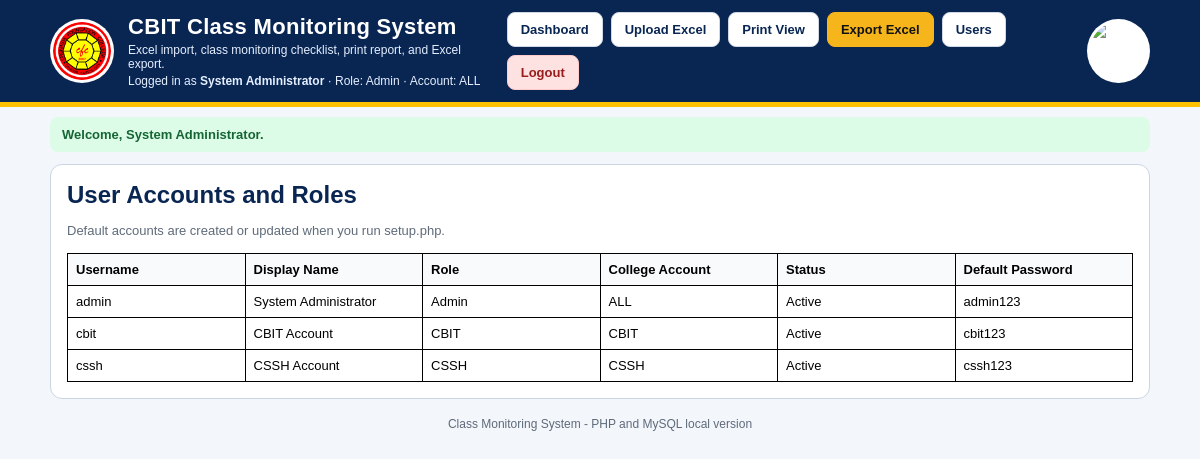
/users.php (signed in), run on the app's committed database.
### tables this page shows
CREATE TABLE IF NOT EXISTS users (
  id INT UNSIGNED AUTO_INCREMENT PRIMARY KEY,
  username VARCHAR(80) NOT NULL UNIQUE,
  display_name VARCHAR(160) NOT NULL DEFAULT '',
  password_hash VARCHAR(255) NOT NULL,
  role VARCHAR(50) NOT NULL DEFAULT 'Coordinator',
  college_account VARCHAR(20) NOT NULL DEFAULT 'CBIT',
  is_active TINYINT(1) NOT NULL DEFAULT 1,
  created_at TIMESTAMP NOT NULL DEFAULT CURRENT_TIMESTAMP,
  updated_at TIMESTAMP NOT NULL DEFAULT CURRENT_TIMESTAMP ON UPDATE CURRENT_TIMESTAMP,
  INDEX idx_users_college (college_account),
  INDEX idx_users_role (role)
);

### includes/db.php (called while the page is built, shortened)
<?php
function db(): PDO
{
    static $pdo = null;
    if ($pdo instanceof PDO) {
        return $pdo;
    }
    $dsn = 'mysql:host=' . DB_HOST . ';dbname=' . DB_NAME . ';charset=' . DB_CHARSET;
    $options = [
        PDO::ATTR_ERRMODE => PDO::ERRMODE_EXCEPTION,
        PDO::ATTR_DEFAULT_FETCH_MODE => PDO::FETCH_ASSOC,
        PDO::ATTR_EMULATE_PREPARES => false,
    ];
    try {
        $pdo = new PDO($dsn, DB_USER, DB_PASS, $options);
        return $pdo;
    } catch (PDOException $e) {
        http_response_code(500);
        echo '<!doctype html><html><head><meta charset="utf-8"><title>Database Error</title>';
        echo '<style>body{font-family:Arial,sans-serif;background:#f6f8fb;padding:40px;color:#13233a}.box{max-width:850px;margin:auto;background:white;border-radius:16px;padding:28px;box-shadow:0 10px 30px rgba(0,0,0,.08)}code{background:#eef2f7;padding:2px 6px;border-radius:6px}</style></head><body><div class="box">';
        echo '<h2>Database connection failed</h2>';
        echo '<p>Please create/import the database first, then check <code>includes/config.php</code>.</p>';
        echo '<p><b>Suggested fix:</b> open phpMyAdmin and import <code>database/install.sql</code>, or create database <code>' . htmlspecialchars(DB_NAME) . '</code> then open <code>setup.php</code>.</p>';
        echo '<p><b>Technical message:</b> ' . htmlspecialchars($e->getMessage()) . '</p>';
        echo '</div></body></html>';
        exit;
    }
}

### users.php (the view, shortened to what this page needs)
<?php
require_once __DIR__ . '/includes/db.php';
require_once __DIR__ . '/includes/layout.php';
$stmt = db()->query('SELECT username, display_name, role, college_account, is_active FROM users ORDER BY id ASC');
$users = $stmt->fetchAll();
render_page_header('Users - ' . APP_NAME);
?>
<section class="card">
    <h2 class="card-title">User Accounts and Roles</h2>
    <p class="helper">Default accounts are created or updated when you run setup.php.</p>
    <div class="table-wrap">
        <table class="monitoring-table users-table">
            <thead><tr><th>Username</th><th>Display Name</th><th>Role</th><th>College Account</th><th>Status</th><th>Default Password</th></tr></thead>
            <tbody>
            <?php foreach ($users as $u):
                $defaultPassword = '';
                if ($u['username'] === 'admin') $defaultPassword = 'admin123';
                if ($u['username'] === 'cbit') $defaultPassword = 'cbit123';
                if ($u['username'] === 'cssh') $defaultPassword = 'cssh123';
            ?>
                <tr>
                    <td><?= h($u['username']) ?></td>
                    <td><?= h($u['display_name']) ?></td>
                    <td><?= h($u['role']) ?></td>
                    <td><?= h($u['college_account']) ?></td>
                    <td><?= ((int)$u['is_active'] === 1) ? 'Active' : 'Inactive' ?></td>
                    <td><?= h($defaultPassword) ?></td>
                </tr>
            <?php endforeach; ?>
            </tbody>
        </table>
    </div>
</section>
<?php render_page_footer(); ?>

### includes/layout.php (shortened to what this page needs)
<?php
require_once __DIR__ . '/functions.php';
function render_page_header(string $title = APP_NAME): void
{
    $user = auth_user();
    $college = $user ? active_college_for_request($_GET) : 'CBIT';
    $profile = college_profile($college === 'ALL' ? 'CBIT' : $college);
    ?>
<!doctype html>
<html lang="en">
<head>
    <link rel="stylesheet" href="assets/style.css">
</head>
<body class="college-<?= h(strtolower($profile['key'])) ?>" style="--header-color: <?= h($profile['header_color']) ?>;">
<header class="topbar no-print" style="--header-color: <?= h($profile['header_color']) ?>;">
    <div class="topbar-inner">
        <img class="logo" src="assets/img/cfc_logo.png" alt="CFCI Logo">
        <div class="brand">
            <h1><?= h(APP_NAME) ?></h1>
            <p>Excel import, class monitoring checklist, print report, and Excel export.</p>
            <?php if ($user): ?><p class="user-line">Logged in as <b><?= h($user['display_name'] ?: $user['username']) ?></b> · Role: <?= h($user['role']) ?> · Account: <?= h($user['college_account']) ?></p><?php endif; ?>
        </div>
        <?php if ($user): ?>
        <nav class="nav">
            <a class="btn btn-outline" href="index.php">Dashboard</a>
            <a class="btn btn-outline" href="upload.php">Upload Excel</a>
            <a class="btn btn-outline" href="print.php" target="_blank">Print View</a>
            <a class="btn btn-gold" href="export.php">Export Excel</a>
            <?php if (user_is_admin()): ?><a class="btn btn-outline" href="users.php">Users</a><?php endif; ?>
            <a class="btn btn-danger" href="logout.php">Logout</a>
        </nav>
        <?php endif; ?>
        <img class="logo" src="<?= h($profile['logo']) ?>" alt="<?= h($profile['label']) ?> Logo">
    </div>
</header>
<main class="container">
<?php flash_render(); ?>
    <?php
}
function render_page_footer(): void
{
    ?>
    <p class="footer-note no-print">Class Monitoring System - PHP and MySQL local version</p>
</main>
</body>
</html>
    <?php
}
    ?>

### includes/functions.php (shortened to what this page needs)
<?php
function h($value): string
{
    return htmlspecialchars((string)($value ?? ''), ENT_QUOTES, 'UTF-8');
}
function flash_render(): void
{
    foreach ($_SESSION['flash'] as $item) {
        $type = $item['type'] ?? 'info';
        $message = $item['message'] ?? '';
        echo '<div class="alert alert-' . h($type) . '">' . h($message) . '</div>';
    }
}
function college_profiles(): array
{
    return [
        'CBIT' => [
            'key' => 'CBIT',
            'label' => 'CBIT',
            'college_name' => 'COLLEGE OF BUSINESS AND INFORMATION TECHNOLOGY',
            'monitoring_title' => 'CBIT CLASS MONITORING',
            'header_color' => '#ffc000',
            'logo' => 'assets/img/cbit_logo.p   ng',
        ],
        'CSSH' => [
            'key' => 'CSSH',
            'label' => 'CSSH',
            'college_name' => 'COLLEGE OF SOCIAL SCIENCES AND HUMANITIES',
            'monitoring_title' => 'CSSH CLASS MONITORING',
            'header_color' => '#6d28d9',
            'logo' => 'assets/img/cssh_logo.svg',
        ],
    ];
}
function normalize_college_key($value): string
{
    $key = strtoupper(clean_text($value));
    return array_key_exists($key, college_profiles()) ? $key : 'CBIT';
}
function college_profile(string $key = ''): array
{
    $profiles = college_profiles();
    $key = normalize_college_key($key ?: 'CBIT');
    return $profiles[$key];
}
function auth_user(): ?array
{
    return $_SESSION['user'] ?? null;
}
function user_is_admin(): bool
{
    $user = auth_user();
    return $user && strtoupper($user['role'] ?? '') === 'ADMIN';
}
function current_user_college(): string
{
    $user = auth_user();
    $college = strtoupper(clean_text($user['college_account'] ?? 'CBIT'));
    if ($college === 'ALL') return 'ALL';
    return normalize_college_key($college);
}
function active_college_for_request(array $source = []): string
{
    $userCollege = current_user_college();
    $requested = strtoupper(clean_text($source['college'] ?? 'CBIT'));
    return normalize_college_key($requested);
}
function clean_text($value): string
{
    $text = trim((string)$value);
    $text = preg_replace('/\s+/u', ' ', $text);
    return $text ?? '';
}

### assets/style.css (style rules this page uses)
:root { --navy:#0b2b5b; --blue:#2563eb; --gold:#ffc000; --bg:#f3f6fb; --text:#000; --muted:#5f6b7a; --line:#cbd5e1; --danger:#b91c1c; }
* { box-sizing:border-box }
body { margin:0;background:var(--bg);font-family:Arial,Helvetica,sans-serif;color:var(--text) }
a { text-decoration:none;color:var(--blue) }
.container { max-width:1120px;margin:0 auto;padding:10px }
.topbar { background:#092653;color:white;border-bottom:5px solid var(--gold) }
.topbar-inner { max-width:1120px;margin:0 auto;padding:12px 10px;display:flex;align-items:center;gap:14px }
.logo { width:64px;height:64px;object-fit:contain;background:white;border-radius:50%;padding:3px }
.brand h1 { margin:0;font-size:22px;letter-spacing:.3px }
.brand p { margin:3px 0 0;color:#e5efff;font-size:12px }
.nav { margin-left:auto;display:flex;gap:8px;flex-wrap:wrap }
.btn { border:1px solid #cfd8e3;border-radius:8px;padding:9px 13px;font-size:13px;font-weight:700;cursor:pointer;background:white;color:#0b2b5b;display:inline-flex;align-items:center;justify-content:center }
.btn-gold { background:#f5b51b;color:#111;border-color:#f5b51b }
.btn-danger { background:#fee2e2;color:#991b1b;border-color:#fecaca }
.btn-outline { background:#fff;color:#092653 }
.alert { padding:10px 12px;border-radius:8px;margin-bottom:10px;font-weight:700;font-size:13px }
.alert-success { background:#dcfce7;color:#166534 }
.card { background:white;border:1px solid var(--line);border-radius:12px;padding:16px;margin:12px 0 }
.card-title { margin:0 0 10px;color:#092653 }
.helper { font-size:13px;color:var(--muted);line-height:1.4 }
.footer-note { text-align:center;color:var(--muted);font-size:12px;margin:18px 0 }
.table-wrap { overflow:auto;background:white }
.monitoring-table th,.monitoring-table td { border:1px solid #000;padding:4px;font-size:11px }
.monitoring-table th { text-align:center;font-weight:900 }
.monitoring-table { border-collapse:collapse;width:100%;table-layout:fixed;background:white }
.users-table { min-width:720px }
.users-table th,.users-table td { font-size:13px;padding:8px;text-align:left }
.users-table th { text-align:left;background:#f8fafc }

### data on the page
users: display_name "System Administrator", role "Admin", college_account "ALL", username "admin", is_active "Active", username "admin123"
users: username "cbit", display_name "CBIT Account", role "CBIT", college_account "CBIT", is_active "Active", username "cbit123"
users: username "cssh", display_name "CSSH Account", role "CSSH", college_account "CSSH", is_active "Active", username "cssh123"

### other printed values
APP_NAME "CBIT Class Monitoring System"
$message "Welcome, System Administrator."
